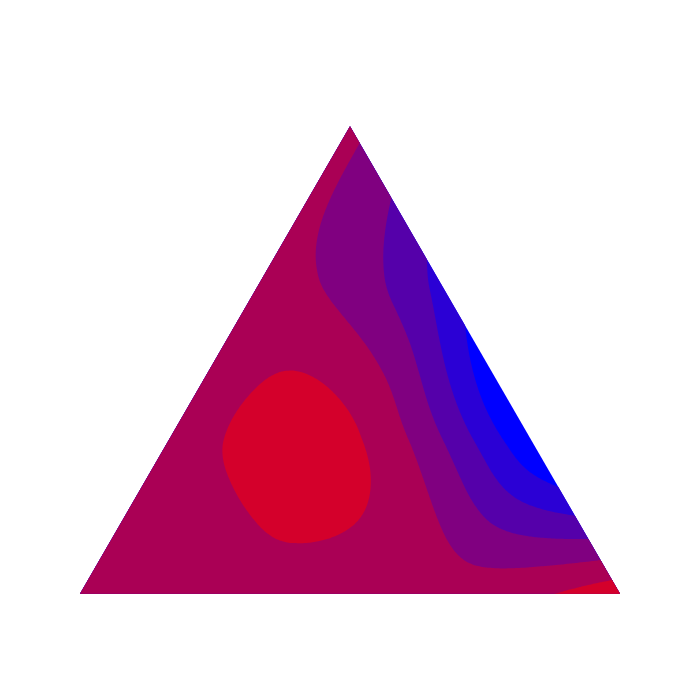

The code cell stored with this chart in its notebook:
### Code cell
mask_fig = create_ternary_contour(
    coordinates,
    values,
    pole_labels=["", "", ""],
    interp_mode="cartesian",
    width=700,
    height=700,
)

mask_fig.update_traces(dict(line=dict(color="rgba(0,0,0,0)", width=0)))

axis_dict = dict(
    showgrid=False,
    ticks="",
    tickmode="array",
    tickvals=[],
    linewidth=0,
    color="rgba(0,0,0,0)",
)

layout_dict = dict(
    ternary=dict(
        aaxis=axis_dict,
        baxis=axis_dict,
        caxis=axis_dict,
        bgcolor="rgba(0,0,0,0)",
    ),
    paper_bgcolor="rgba(0,0,0,0)",
)

mask_fig.update_layout(layout_dict)

### Figure 1 — Plotly figure (JSON) as saved in the notebook; plotly's stock layout.template omitted (floating-point values rounded to 4 significant figures; data arrays with more than 128 entries replaced by an {"elided": "..."} marker saying what was removed)
{"data": [{"a": [1, 0, 0], "b": [0, 1, 0], "c": [0, 0, 1], "fill": "toself", "fillcolor": "rgb(0,0,255)", "hoverinfo": "skip", "line": {"color": "rgba(0,0,0,0)", "shape": "spline", "width": 0}, "mode": "lines", "name": "-0.008", "showlegend": true, "type": "scatterternary"}, {"a": {"elided": "596 float values"}, "b": {"elided": "596 float values"}, "c": {"elided": "596 float values"}, "fill": "toself", "fillcolor": "rgb(42.5, 0.0, 212.5)", "hoverinfo": "skip", "line": {"color": "rgba(0,0,0,0)", "shape": "spline", "width": 0}, "mode": "lines", "name": "-0.006", "showlegend": true, "type": "scatterternary"}, {"a": {"elided": "596 float values"}, "b": {"elided": "596 float values"}, "c": {"elided": "596 float values"}, "fill": "toself", "fillcolor": "rgb(85.0, 0.0, 170.0)", "hoverinfo": "skip", "line": {"color": "rgba(0,0,0,0)", "shape": "spline", "width": 0}, "mode": "lines", "name": "-0.004", "showlegend": true, "type": "scatterternary"}, {"a": {"elided": "604 float values"}, "b": {"elided": "604 float values"}, "c": {"elided": "604 float values"}, "fill": "toself", "fillcolor": "rgb(127.5, 0.0, 127.5)", "hoverinfo": "skip", "line": {"color": "rgba(0,0,0,0)", "shape": "spline", "width": 0}, "mode": "lines", "name": "-0.002", "showlegend": true, "type": "scatterternary"}, {"a": {"elided": "636 float values"}, "b": {"elided": "636 float values"}, "c": {"elided": "636 float values"}, "fill": "toself", "fillcolor": "rgb(170.0, 0.0, 85.0)", "hoverinfo": "skip", "line": {"color": "rgba(0,0,0,0)", "shape": "spline", "width": 0}, "mode": "lines", "name": "-0.001", "showlegend": true, "type": "scatterternary"}, {"a": {"elided": "251 float values"}, "b": {"elided": "251 float values"}, "c": {"elided": "251 float values"}, "fill": "toself", "fillcolor": "rgb(212.49999999999997, 0.0, 42.50000000000003)", "hoverinfo": "skip", "line": {"color": "rgba(0,0,0,0)", "shape": "spline", "width": 0}, "mode": "lines", "name": "0.001", "showlegend": true, "type": "scatterternary"}, {"a": [0.0004731, 0.005, 0.01, 0.01036, 0.015, 0.02, 0.02025, 0.025, 0.03, 0.03012, 0.035, 0.03976, 0.03857, 0.03738, 0.03618, 0.035, 0.03497, 0.03375, 0.03252, 0.03128, 0.03001, 0.03, 0.02871, 0.02738, 0.02603, 0.025, 0.02465, 0.02323, 0.02178, 0.02032, 0.02, 0.01881, 0.01727, 0.0157, 0.015, 0.01409, 0.01245, 0.01078, 0.01, 0.00906, 0.007301, 0.005511, 0.005, 0.003666, 0.001778, 0], "b": [0.004763, 0.007089, 0.004638, 0.004819, 0.007202, 0.004754, 0.004877, 0.007321, 0.004875, 0.004938, 0.007445, 0.00512, 0.01071, 0.01631, 0.02191, 0.02737, 0.02752, 0.03313, 0.03874, 0.04436, 0.04999, 0.05004, 0.05565, 0.06131, 0.06699, 0.07124, 0.07268, 0.07839, 0.08411, 0.08984, 0.09107, 0.0956, 0.1014, 0.1072, 0.1097, 0.113, 0.1188, 0.1246, 0.1273, 0.1305, 0.1363, 0.1422, 0.1439, 0.1482, 0.1541, 0.1596], "c": [0.9948, 0.9879, 0.9854, 0.9848, 0.9778, 0.9752, 0.9749, 0.9677, 0.9651, 0.9649, 0.9576, 0.9551, 0.9507, 0.9463, 0.9419, 0.9376, 0.9375, 0.9331, 0.9287, 0.9244, 0.92, 0.92, 0.9156, 0.9113, 0.907, 0.9038, 0.9027, 0.8984, 0.8941, 0.8898, 0.8889, 0.8856, 0.8814, 0.8772, 0.8753, 0.873, 0.8688, 0.8646, 0.8627, 0.8605, 0.8563, 0.8522, 0.8511, 0.8482, 0.8441, 0.8404], "fill": "toself", "fillcolor": "rgb(212.49999999999997, 0.0, 42.50000000000003)", "hoverinfo": "skip", "line": {"color": "rgba(0,0,0,0)", "shape": "spline", "width": 0}, "mode": "lines", "name": "0.001", "showlegend": true, "type": "scatterternary"}, {"a": [0, 0, 0, 0, 0.3333, 0.3333, 0.3333, 0.6667, 0.6667, 1], "b": [1, 0.6667, 0.3333, 0, 0.6667, 0.3333, 1.11e-16, 0.3333, 5.551e-17, 0], "c": [0, 0.3333, 0.6667, 1, 0, 0.3333, 0.6667, 0, 0.3333, 0], "hovertemplate": ": %{a:.3f}<br>: %{b:.3f}<br>: %{c:.3f}<br>z: %{marker.color:.3f}<extra></extra>", "line": {"color": "rgba(0,0,0,0)", "width": 0}, "marker": {"color": [0, -2.825e-05, 0.0002876, 0.002704, 0, 0.001311, -0.007511, 0, -0.004709, 0], "colorscale": [[0, "rgb(0,0,255)"], [1, "rgb(255,0,0)"]], "line": {"color": "rgb(120, 120, 120)", "width": 1}}, "mode": "markers", "opacity": 0, "type": "scatterternary"}], "layout": {"height": 700, "paper_bgcolor": "rgba(0,0,0,0)", "showlegend": false, "ternary": {"aaxis": {"color": "rgba(0,0,0,0)", "linewidth": 0, "min": 0.01, "showgrid": false, "tickmode": "array", "ticks": "", "tickvals": [], "title": {"text": ""}}, "baxis": {"color": "rgba(0,0,0,0)", "linewidth": 0, "min": 0.01, "showgrid": false, "tickmode": "array", "ticks": "", "tickvals": [], "title": {"text": ""}}, "bgcolor": "rgba(0,0,0,0)", "caxis": {"color": "rgba(0,0,0,0)", "linewidth": 0, "min": 0.01, "showgrid": false, "tickmode": "array", "ticks": "", "tickvals": [], "title": {"text": ""}}, "sum": 1}, "width": 700}}
